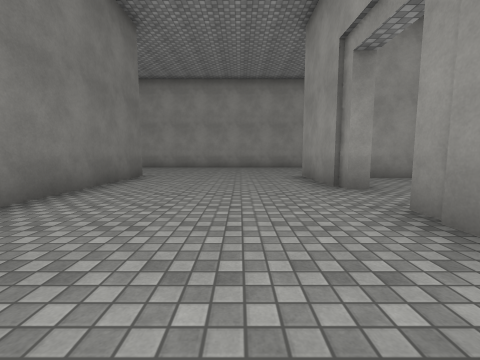
View 1 (above)

22 first-person views from a walk through a Unity game level. The camera is 1.2 m above the floor, tilts 6° down and sees 90° across. The floor is counted in squares, 2 m on a side. Each view is taken from the middle of a square. On the plan, view 1 faces up. The plan holds only what a view shows up to about 9 squares ahead; the rest is blank. Surface patterns are stand-ins for the level's own textures.

View 2
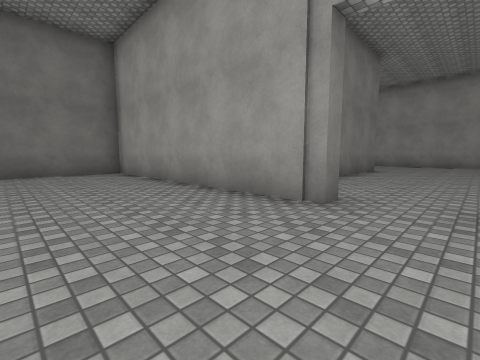

View 3
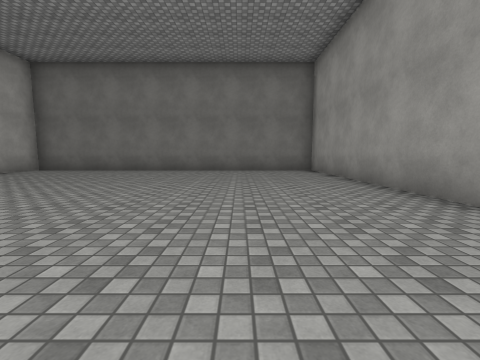

View 4
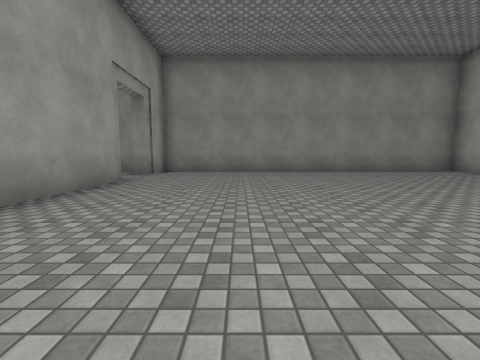

View 5
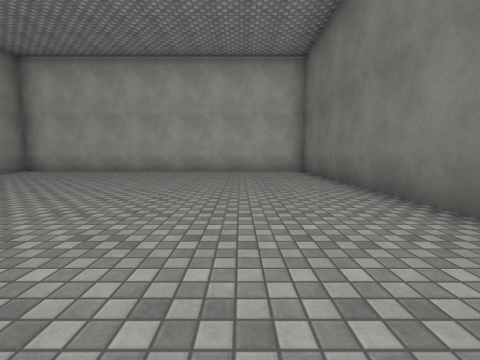

View 6
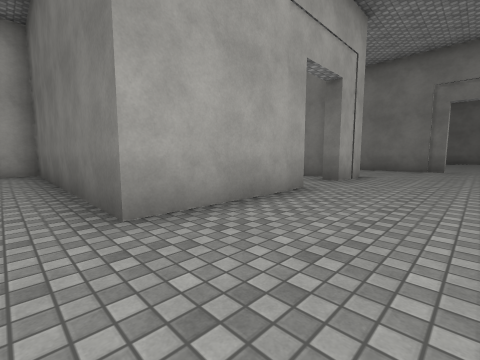

View 7
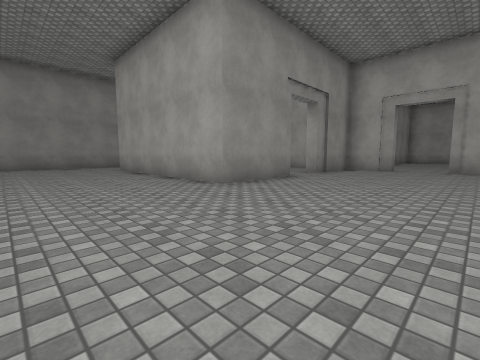

View 8
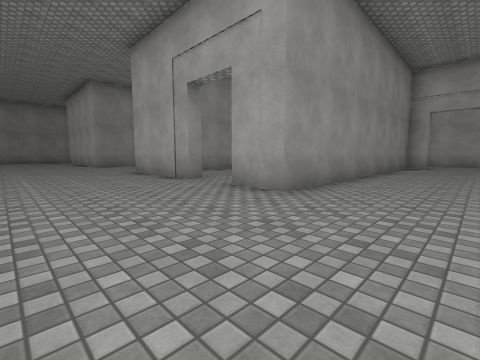

View 9
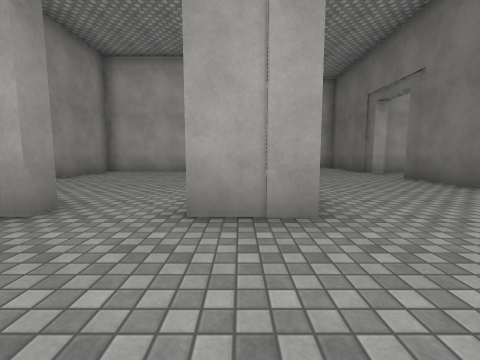

View 10
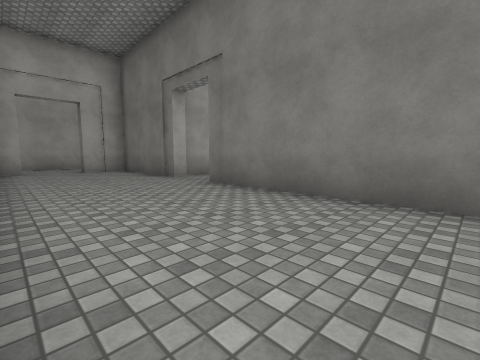

View 11
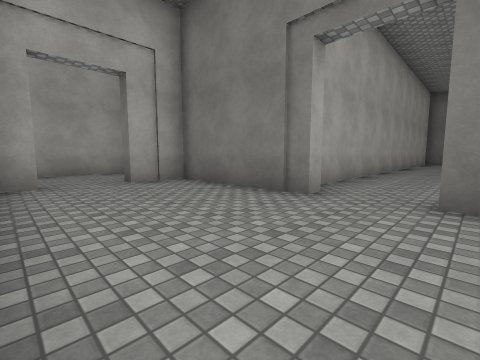

View 12
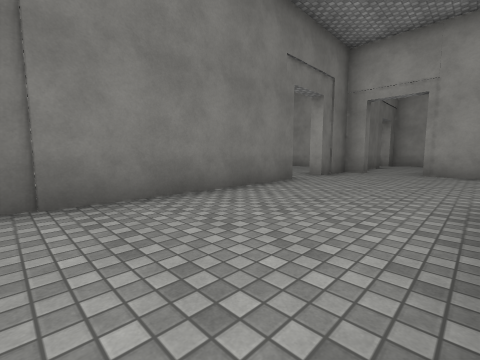

View 13
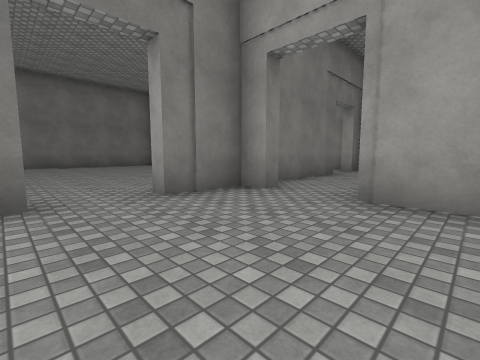

View 14
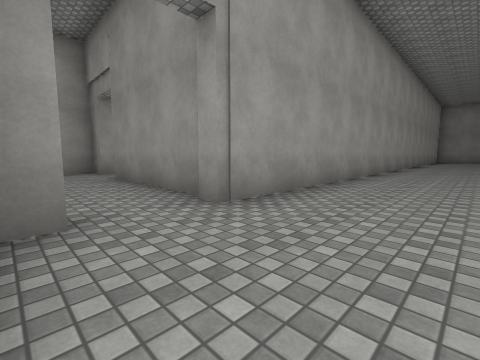

View 15
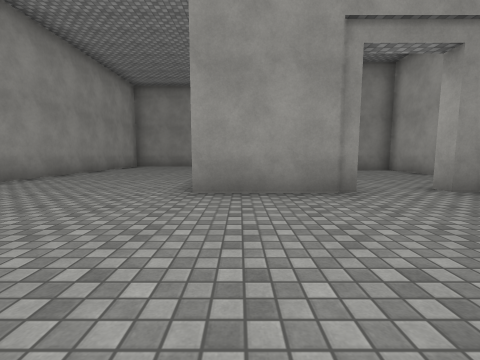

View 16
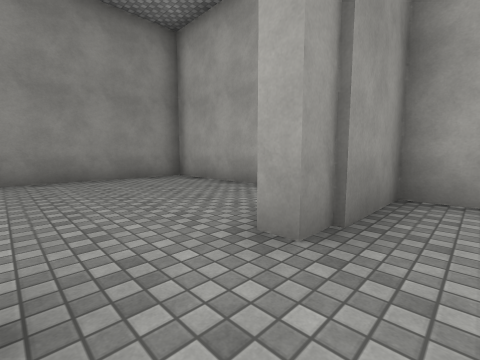

View 17
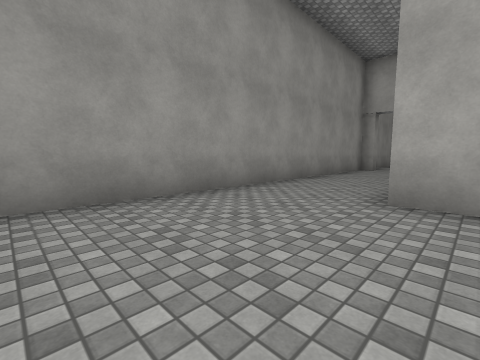

View 18
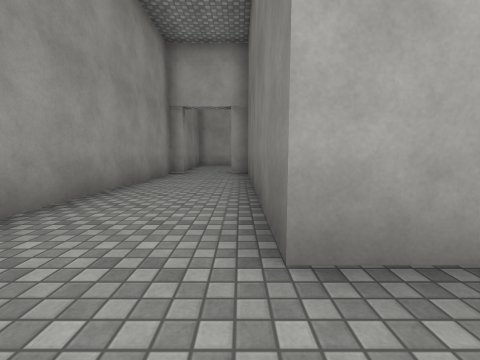

View 19
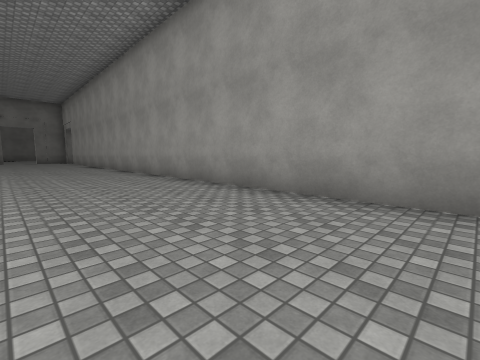

View 20
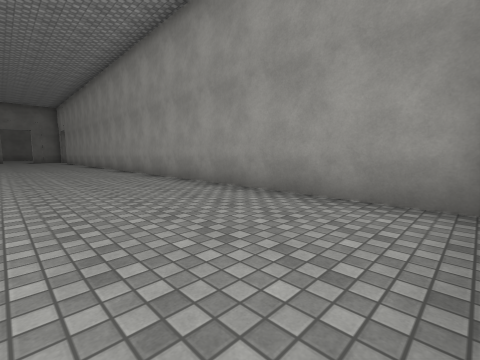

View 21
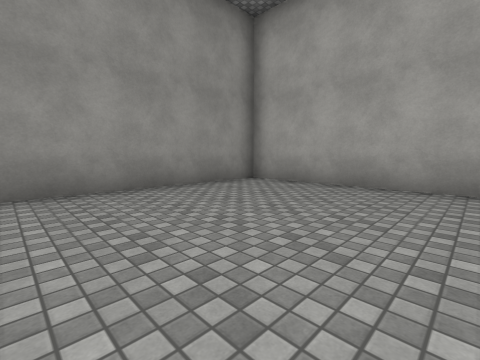

View 22
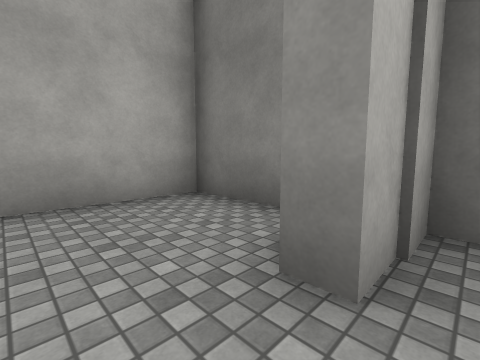

### Floor plan
Ten units are one square. View 1 is at (0, 0); x grows to the right and y downward. Boxes are objects, and circles mark ways between rooms. Rooms are numbered by the first view taken in them; rooms with no view inside come last. Other rooms are left out.
<svg viewBox="-128 -165 235 278">
<path fill="none" stroke="#000" d="M-13 -2 -13 2 -83 2 -83 108 17 108 17 2 2 2 2 -2M6 4 6 -2M-59 -62 -59 -67 -27 -67 -27 -2 -13 -2M17 -41 17 -67 77 -67 77 -5M2 -2 17 -2 17 -26M-88 6 -88 -67 -75 -67M-99 -119 -99 -156M-123 -82 -123 -26M-95 23 -89 23M-116 -118 -116 -113M-123 -12 -123 23 -110 23M-123 -113 -123 -97M98 -2 102 -2 102 -101M101 -113 -101 -113 -101 -118M-123 -156 -123 -125M22 -41 17 -41M46 -62 34 -62M17 -26 22 -26M29 -2 72 -2 72 -51M-61 -2 -33 -2 -33 -29M-83 -60 -83 -54M-75 -67 -75 -62M-110 23 -110 28M-123 35 -123 52 -96 52"/>
<circle cx="-5" cy="0" r="3" fill="#2a7"/>
<circle cx="20" cy="-35" r="3" fill="#2a7"/>
<circle cx="-70" cy="-60" r="3" fill="#2a7"/>
<circle cx="-100" cy="30" r="3" fill="#2a7"/>
<text x="-30" y="60">1</text>
<text x="-20" y="-60">2</text>
<text x="50" y="-30">3</text>
<text x="-60" y="-30">4</text>
<text x="-100" y="40">5</text>
</svg>
Room 1 opens to room 2. Room 2 opens to room 3. Room 2 opens to room 4. Room 2 opens to room 5.

Where each view was taken, in squares from view 1:
view 1: 0 up, 0 right, facing up
view 2: 3 down, 0 right, facing up-left
view 3: 3 down, 1 right, facing left
view 4: 3 down, 7 left, facing right
view 5: 2 down, 6 left, facing down
view 6: 9 up, 2 left, facing down-left
view 7: 10 up, 2 left, facing down-right
view 8: 10 up, 11 left, facing down-right
view 9: 9 up, 8 left, facing down
view 10: 7 up, 9 left, facing down-left
view 11: 3 up, 9 left, facing down-left
view 12: 3 up, 9 left, facing up-left
view 13: 8 up, 9 left, facing up-left
view 14: 9 up, 12 left, facing up-right
view 15: 6 up, 2 left, facing right
view 16: 4 up, 1 right, facing down-right
view 17: 10 up, 7 right, facing down-right
view 18: 8 up, 8 right, facing down
view 19: 8 up, 8 right, facing up-left
view 20: 8 up, 10 right, facing up-left
view 21: 5 up, 3 right, facing down-right
view 22: 2 down, 10 left, facing down-left
